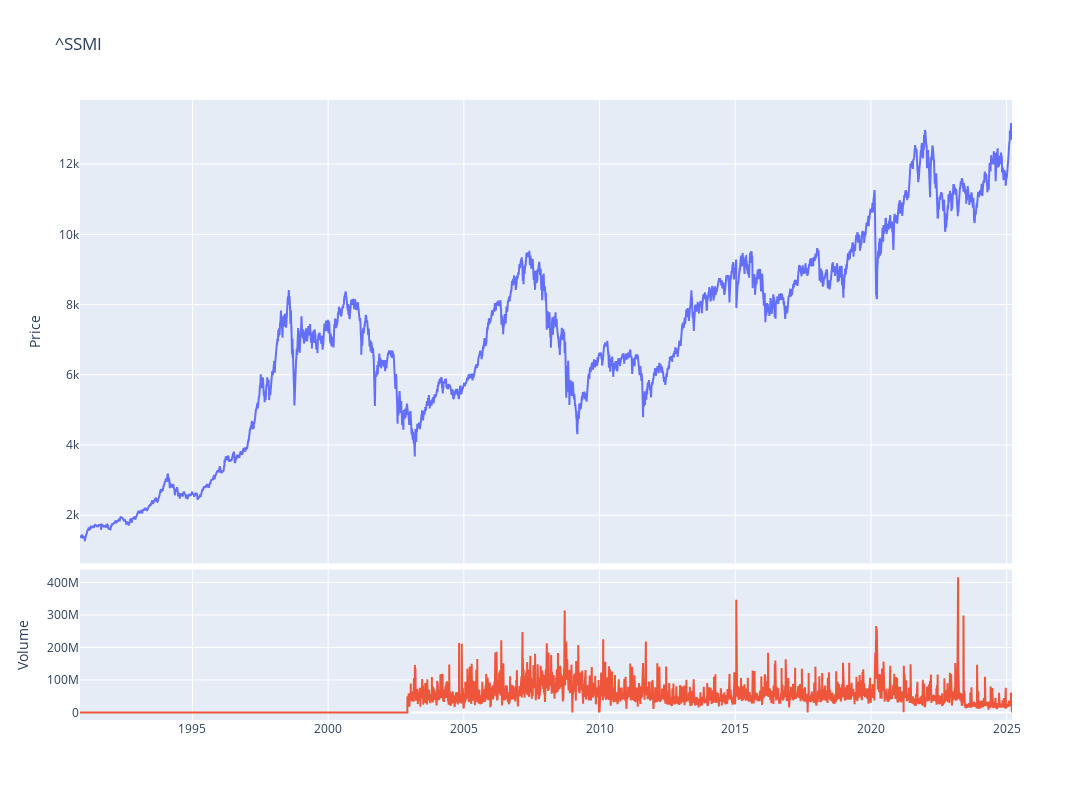

The cell this chart's notebook holds for it:
### Code cell
fig = make_subplots(rows=4, cols=1,shared_xaxes=True,vertical_spacing=0.01,specs=[[{'rowspan':3,'colspan':1}],[None],[None],[{'rowspan':1,'colspan':1}]])

# Graph (1,1)
fig.add_trace(go.Scatter(x=stock_ticker.index,y=stock_ticker['Adj Close'],mode="lines",name=f"{ticker}"),row=1, col=1)
# Update xaxis properties
fig.update_yaxes(title_text="Price", row=1, col=1)

# Graph (4,1)
fig.add_trace(go.Scatter(x=stock_ticker.index,y=stock_ticker['Volume'],mode="lines",name='Volume'),row=4, col=1)
fig.update_yaxes(title_text="Volume", row=4, col=1)

fig.update_layout(height=800, width=1300,showlegend=False,title=f"{ticker}")

fig.show()

### Figure 1 — Plotly figure (JSON) as saved in the notebook; plotly's stock layout.template omitted (floating-point values rounded to 4 significant figures; data arrays with more than 128 entries replaced by an {"elided": "..."} marker saying what was removed)
{"data": [{"mode": "lines", "name": "^SSMI", "type": "scatter", "x": {"elided": "8626 str values"}, "xaxis": "x", "y": {"elided": "8626 float values"}, "yaxis": "y"}, {"mode": "lines", "name": "Volume", "type": "scatter", "x": {"elided": "8626 str values"}, "xaxis": "x2", "y": {"elided": "8626 int values"}, "yaxis": "y2"}], "layout": {"height": 800, "showlegend": false, "title": {"text": "^SSMI"}, "width": 1300, "xaxis": {"anchor": "y", "domain": [0, 1], "matches": "x2", "showticklabels": false}, "xaxis2": {"anchor": "y2", "domain": [0, 1]}, "yaxis": {"anchor": "x", "domain": [0.2525, 1], "title": {"text": "Price"}}, "yaxis2": {"anchor": "x2", "domain": [0, 0.2425], "title": {"text": "Volume"}}}}
